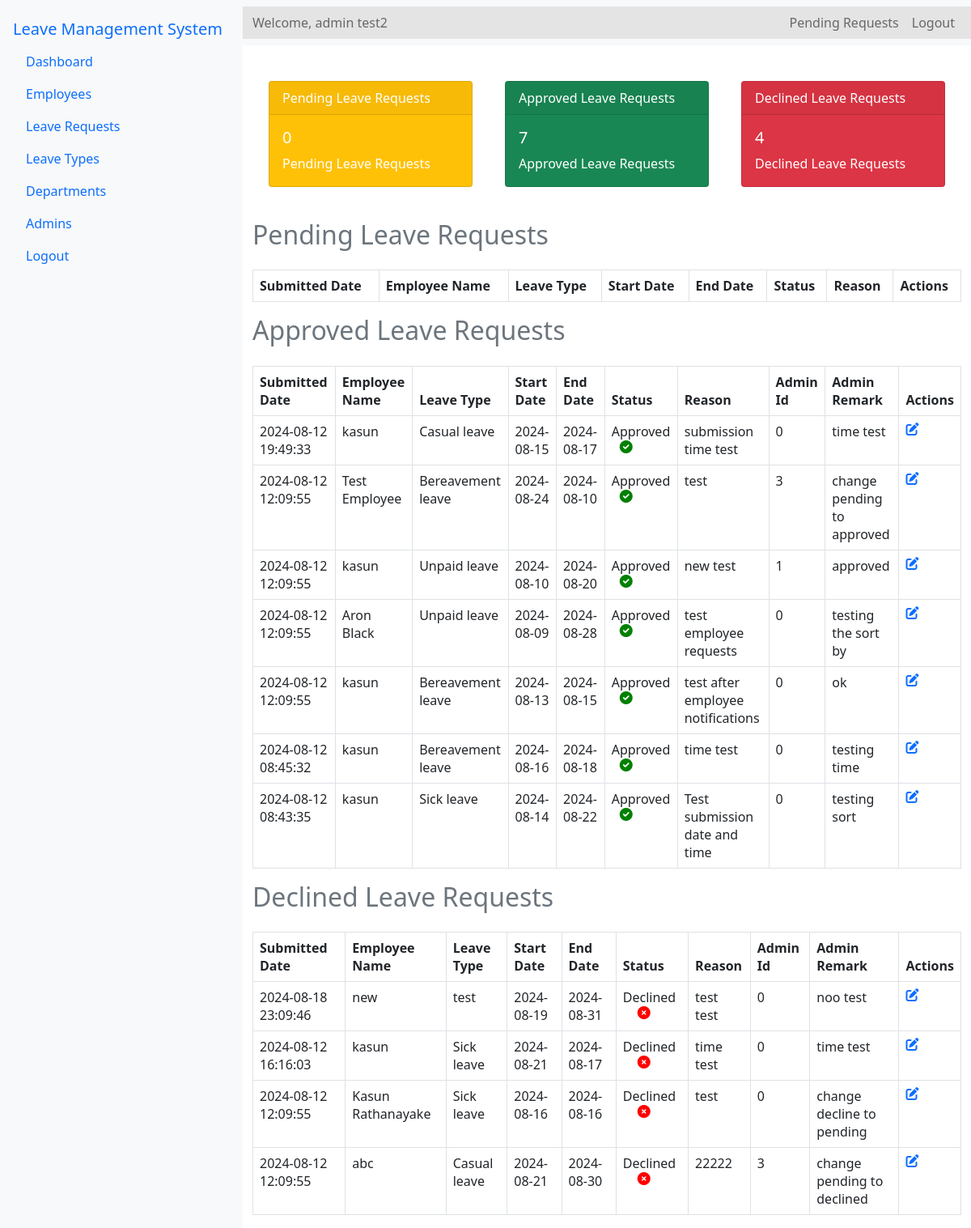
/Source/admin/leave-requests.php (signed in), run on the app's committed database.
### tables this page shows
CREATE TABLE `leave_list` (
  `E_id` int(11) NOT NULL,
  `leave_id` int(11) NOT NULL,
  `E_name` varchar(100) NOT NULL,
  `Leave_type` varchar(100) NOT NULL,
  `Start` varchar(100) NOT NULL,
  `End` varchar(100) NOT NULL,
  `Status` varchar(100) NOT NULL,
  `Comment` varchar(1000) NOT NULL,
  `A_id` int(11) NOT NULL,
  `a_remark` varchar(1000) NOT NULL,
  `seen` int(11) NOT NULL,
  `submission_date` datetime DEFAULT current_timestamp()
);

### Source/admin/leave-requests.php (the view, shortened to what this page needs)
<?php
include '../config.php';
$admin_email = $_SESSION['email'];
$stml = $conn->prepare("SELECT A_id, A_name FROM admin WHERE A_email = ?");
$stml->bind_param("s", $admin_email);
$stml->execute();
$stml->store_result();
$stml->bind_result($admin_id, $admin_name);
$pending_query = "SELECT COUNT(*) as count FROM leave_list WHERE Status = 'Pending'";
$pending_result = $conn->query($pending_query);
$pending_count = $pending_result->fetch_assoc()['count'];
$Declined_query = "SELECT COUNT(*) as count FROM leave_list WHERE Status = 'Declined'";
$Declined_result = $conn->query($Declined_query);
$Declined_count = $Declined_result->fetch_assoc()['count'];
$Approved_query = "SELECT COUNT(*) as count FROM leave_list WHERE Status = 'Approved'";
$Approved_result = $conn->query($Approved_query);
$Approved_count = $Approved_result->fetch_assoc()['count'];
$approved_query = "SELECT * FROM leave_list where Status = 'Approved' ORDER BY submission_date DESC";
$approved_result = $conn->query($approved_query);
$declined_query = "SELECT * FROM leave_list where Status = 'Declined' ORDER BY submission_date DESC";
$declined_result = $conn->query($declined_query);
?>
<!DOCTYPE html>
<html lang="en">
<head>
    <link rel="stylesheet" href="../bootstrap-5.0.2-dist/css/bootstrap.min.css">
    <link rel="stylesheet" href="../css/admin-dashboard.css">
    <link rel="stylesheet" href="https://cdnjs.cloudflare.com/ajax/libs/font-awesome/6.0.0-beta3/css/all.min.css">
    <link rel="stylesheet" href="../css/main.css">
</head>
<body>
<div class="d-flex">
    <nav class="nav flex-column bg-light p-3" style="width: 300px; min-height: 100vh; ">
        <a class="navbar-brand" href="a-dashboard.php">Leave Management System</a>
        <a class="nav-link" href="a-dashboard.php"> Dashboard</a>
        <a class="nav-link" href="employees.php"> Employees</a>
        <a class="nav-link d-flex justify-content-between align-items-center" href="leave-requests.php">
    Leave Requests
</a>
        <a class="nav-link" href="leave-types.php"> Leave Types</a>
        <a class="nav-link" href="departments.php"> Departments</a>
        <a class="nav-link" href="admins.php">Admins</a>
        <a class="nav-link" href="logout.php" onclick="return confirmLogout();">Logout</a>
    </nav>
    <div class="flex-grow-1">
    <nav class="navbar navbar-expand-lg navbar-light bg-light">
    <div class="container-fluid">
        <span class="navbar-text">
            Welcome, <?php echo $admin_name; ?>
        </span>
        <div class="collapse navbar-collapse" id="navbarNavDropdown">
            <ul class="navbar-nav ms-auto">
                <li class="nav-item">
                    <a class="nav-link" href="leave-requests.php">
                        Pending Requests
                    </a>
                </li>
                <li class="nav-item">
                    <a class="nav-link" href="logout.php" onclick="return confirmLogout();">Logout</a>
                </li>
            </ul>
        </div>
    </div>
</nav>
        <div class="container mt-4">
            <div class="d-flex justify-content-around">
                <div class="card text-white bg-warning mb-3" style="max-width: 18rem;">
                    <div class="card-header">Pending Leave Requests</div>
                    <div class="card-body">
                        <h5 class="card-title"><?php echo $pending_count; ?></h5>
                        <p class="card-text">Pending Leave Requests</p>
                    </div>
                </div>
                <div class="card text-white bg-success mb-3" style="max-width: 18rem;">
                    <div class="card-header">Approved Leave Requests</div>
                    <div class="card-body">
                        <h5 class="card-title"><?php echo $Approved_count ; ?></h5>
                        <p class="card-text">Approved Leave Requests</p>
                    </div>
                </div>
                <div class="card text-white bg-danger mb-3" style="max-width: 18rem;">
                    <div class="card-header">Declined Leave Requests</div>
                    <div class="card-body">
                        <h5 class="card-title"><?php echo $Declined_count; ?></h5>
                        <p class="card-text">Declined Leave Requests</p>
                    </div>
                </div>
            </div>
        </div>
    <div class="container mt-4">
        <h2 class="text-secondary">Pending Leave Requests</h2>
            <table class="table table-bordered mt-4">
                <thead>
                    <tr>
                        <th>Submitted Date</th>
                        <th>Employee Name</th>
                        <th>Leave Type</th>
                        <th>Start Date</th>
                        <th>End Date</th>
                        <th>Status</th>
                        <th>Reason</th>
                        <th>Actions</th>
                    </tr>
                </thead>
            </table>
            <h2 class="text-secondary">Approved Leave Requests</h2>
            <table class="table table-bordered mt-4">
                <thead>
                    <tr>
                        <th>Submitted Date</th>
                        <th>Employee Name</th>
                        <th>Leave Type</th>
                        <th>Start Date</th>
                        <th>End Date</th>
                        <th>Status</th>
                        <th>Reason</th>
                        <th>Admin Id</th>
                        <th>Admin Remark</th>
                        <th>Actions</th>
                    </tr>
                </thead>
                <tbody>
                    <?php while ($row = $approved_result->fetch_assoc()): ?>
                    <tr>
                        <td><?php echo htmlspecialchars($row['submission_date']); ?></td>
                        <td><?php echo htmlspecialchars($row['E_name']); ?></td>
                        <td><?php echo htmlspecialchars($row['Leave_type']); ?></td>
                        <td><?php echo htmlspecialchars($row['Start']); ?></td>
                        <td><?php echo htmlspecialchars($row['End']); ?></td>
                        <td>
                            <?php
                                echo htmlspecialchars($row['Status']);
                                if ($row['Status'] == 'Pending') {
                                    echo '<i style="color: orange; margin-left: 24px;" class="fas fa-hourglass-start status-icon status-pending"></i>';
                                } elseif ($row['Status'] == 'Approved') {
                                    echo '<i style="color: green; margin-left: 10px;" class="fas fa-check-circle status-icon status-approved"></i>';
                                } elseif ($row['Status'] == 'Declined') {
                                    echo '<i style="color: red; margin-left: 18px;" class="fas fa-times-circle status-icon status-declined"></i>';
                                }
                            ?>
                        </td>
                        <td><?php echo htmlspecialchars($row['Comment']); ?></td>
                        <td><?php echo htmlspecialchars($row['A_id']); ?></td>
                        <td><?php echo htmlspecialchars($row['a_remark']); ?></td>
                        <td>
                        <a href="leave-action.php?leave_id=<?php echo htmlspecialchars($row['leave_id']); ?>" > <i class="fas fa-edit"></i></a>
                        </td>
                    </tr>
                    <?php endwhile; ?>
                </tbody>
            </table>
            <h2 class="text-secondary">Declined Leave Requests</h2>
            <table class="table table-bordered mt-4">
                <thead>
                    <tr>
                        <th>Submitted Date</th>
                        <th>Employee Name</th>
                        <th>Leave Type</th>
                        <th>Start Date</th>
                        <th>End Date</th>
                        <th>Status</th>
                        <th>Reason</th>
                        <th>Admin Id</th>
                        <th>Admin Remark</th>
                        <th>Actions</th>
                    </tr>
                </thead>
                <tbody>
                    <?php while ($row = $declined_result->fetch_assoc()): ?>
                    <tr>
                        <td><?php echo htmlspecialchars($row['submission_date']); ?></td>
                        <td><?php echo htmlspecialchars($row['E_name']); ?></td>
                        <td><?php echo htmlspecialchars($row['Leave_type']); ?></td>
                        <td><?php echo htmlspecialchars($row['Start']); ?></td>
                        <td><?php echo htmlspecialchars($row['End']); ?></td>
                        <td>
                            <?php
                                echo htmlspecialchars($row['Status']);
                                if ($row['Status'] == 'Pending') {
                                    echo '<i style="color: orange; margin-left: 24px;" class="fas fa-hourglass-start status-icon status-pending"></i>';
                                } elseif ($row['Status'] == 'Approved') {
                                    echo '<i style="color: green; margin-left: 10px;" class="fas fa-check-circle status-icon status-approved"></i>';
                                } elseif ($row['Status'] == 'Declined') {
                                    echo '<i style="color: red; margin-left: 18px;" class="fas fa-times-circle status-icon status-declined"></i>';
                                }
                            ?>
                        </td>
                        <td><?php echo htmlspecialchars($row['Comment']); ?></td>
                        <td><?php echo htmlspecialchars($row['A_id']); ?></td>
                        <td><?php echo htmlspecialchars($row['a_remark']); ?></td>
                        <td>
                        <a href="leave-action.php?leave_id=<?php echo htmlspecialchars($row['leave_id']); ?>" > <i class="fas fa-edit"></i></a>
                        </td>
                    </tr>
                    <?php endwhile; ?>
                </tbody>
            </table>
        </div>
    </div>
</div>
</body>
</html>

### Source/css/admin-dashboard.css (style rules this page uses)
.container { margin-top: 20px; }
.table { margin-top: 20px; }
.card { margin: 20px; flex: 1; }
.status-icon { margin-left: 10px; }
.status-approved { color: green; }
.status-declined { color: red; }
.container-fluid { background-color: rgb(228, 228, 228); }

### data on the page
leave_list: submission_date "2024-08-12 19:49:33", E_name "kasun", Leave_type "Casual leave", Start "2024-08-15", End "2024-08-17", Status "Approved", Comment "submission time test", A "0", a_remark "time test"
leave_list: submission_date "2024-08-12 12:09:55", E_name "Test Employee", Leave_type "Bereavement leave", Start "2024-08-24", End "2024-08-10", Status "Approved", Comment "test", A "3", a_remark "change pending to approved"
leave_list: submission_date "2024-08-12 12:09:55", E_name "kasun", Leave_type "Unpaid leave", Start "2024-08-10", End "2024-08-20", Status "Approved", Comment "new test", A "1", a_remark "approved"
leave_list: submission_date "2024-08-12 12:09:55", E_name "Aron Black", Leave_type "Unpaid leave", Start "2024-08-09", End "2024-08-28", Status "Approved", Comment "test employee requests", A "0", a_remark "testing the sort by"
leave_list: submission_date "2024-08-12 12:09:55", E_name "kasun", Leave_type "Bereavement leave", Start "2024-08-13", End "2024-08-15", Status "Approved", Comment "test after employee notifications", A "0", a_remark "ok"
leave_list: submission_date "2024-08-12 08:45:32", E_name "kasun", Leave_type "Bereavement leave", Start "2024-08-16", End "2024-08-18", Status "Approved", Comment "time test", A "0", a_remark "testing time"
leave_list: submission_date "2024-08-12 08:43:35", E_name "kasun", Leave_type "Sick leave", Start "2024-08-14", End "2024-08-22", Status "Approved", Comment "Test submission date and time", A "0", a_remark "testing sort"
leave_list: submission_date "2024-08-18 23:09:46", E_name "new", Leave_type "test", Start "2024-08-19", End "2024-08-31", Status "Declined", Comment "test test", A "0", a_remark "noo test"
leave_list: submission_date "2024-08-12 16:16:03", E_name "kasun", Leave_type "Sick leave", Start "2024-08-21", End "2024-08-17", Status "Declined", Comment "time test", A "0", a_remark "time test"
leave_list: submission_date "2024-08-12 12:09:55", E_name "Kasun Rathanayake", Leave_type "Sick leave", Start "2024-08-16", End "2024-08-16", Status "Declined", Comment "test", A "0", a_remark "change decline to pending"
leave_list: submission_date "2024-08-12 12:09:55", E_name "abc", Leave_type "Casual leave", Start "2024-08-21", End "2024-08-30", Status "Declined", Comment "22222", A "3", a_remark "change pending to declined"

### other printed values
$admin_name "admin test2"
$pending_count "0"
$Approved_count "7"
$Declined_count "4"
